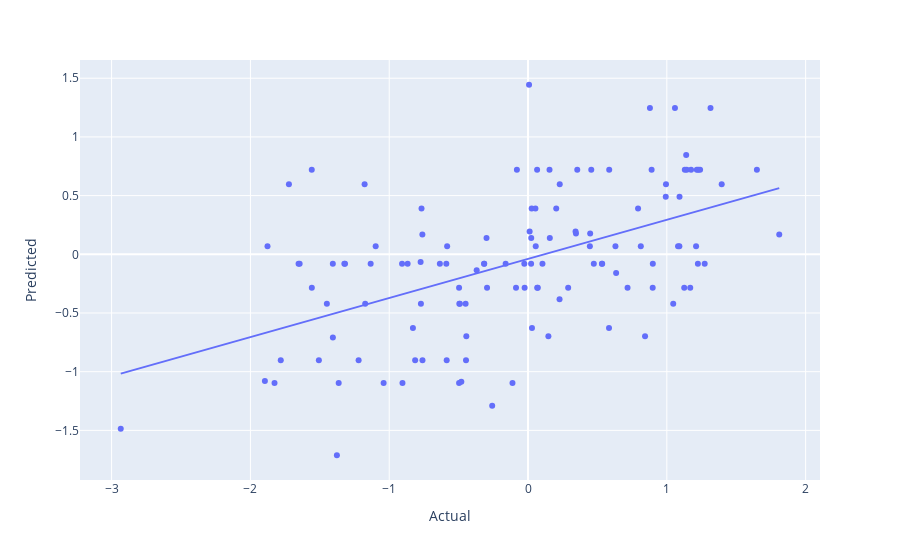

This figure's notebook cell:
### Code cell
px.scatter(dat,x="Actual",y="Predicted", trendline="ols")
